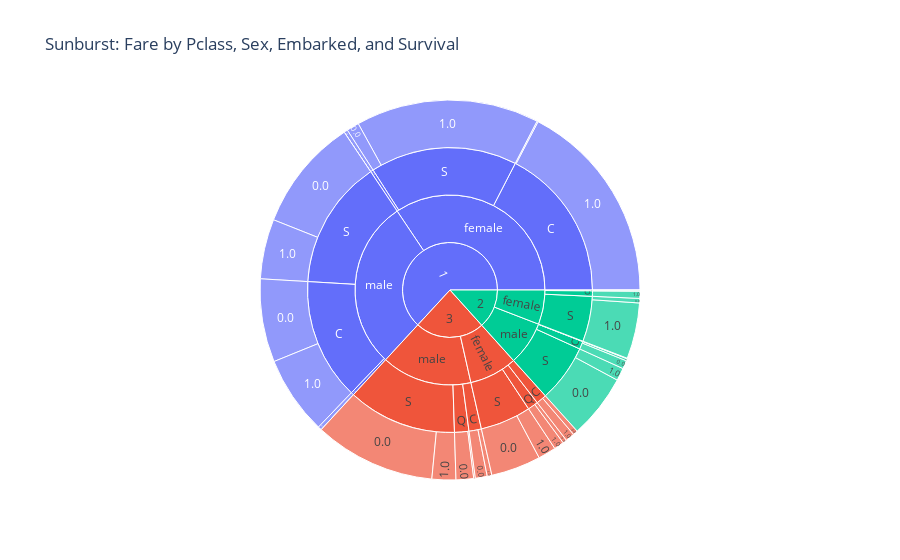

The cell this chart's notebook holds for it:
### Markdown cell above
Sunburst chart

### Code cell
import plotly.express as px
df_no_nan = df.dropna(subset=['Pclass', 'Sex', 'Embarked', 'Survived'])  

fig = px.sunburst(df_no_nan, path=['Pclass', 'Sex', 'Embarked', 'Survived'], values='Fare',
                 title='Sunburst: Fare by Pclass, Sex, Embarked, and Survival')

fig.show()

### Figure 1 — Plotly figure (JSON) as saved in the notebook; plotly's stock layout.template omitted (floating-point values rounded to 4 significant figures)
{"data": [{"branchvalues": "total", "domain": {"x": [0, 1], "y": [0, 1]}, "hovertemplate": "labels=%{label}<br>Fare=%{value}<br>parent=%{parent}<br>id=%{id}<extra></extra>", "ids": ["1/female/C/0.0", "2/female/C/0.0", "3/female/C/0.0", "1/male/C/0.0", "2/male/C/0.0", "3/male/C/0.0", "1/female/Q/0.0", "2/female/Q/0.0", "3/female/Q/0.0", "1/male/Q/0.0", "2/male/Q/0.0", "3/male/Q/0.0", "1/female/S/0.0", "2/female/S/0.0", "3/female/S/0.0", "1/male/S/0.0", "2/male/S/0.0", "3/male/S/0.0", "1/female/C/1.0", "2/female/C/1.0", "3/female/C/1.0", "1/male/C/1.0", "2/male/C/1.0", "3/male/C/1.0", "1/female/Q/1.0", "2/female/Q/1.0", "3/female/Q/1.0", "1/male/Q/1.0", "2/male/Q/1.0", "3/male/Q/1.0", "1/female/S/1.0", "2/female/S/1.0", "3/female/S/1.0", "1/male/S/1.0", "2/male/S/1.0", "3/male/S/1.0", "1/female/C", "2/female/C", "3/female/C", "1/male/C", "2/male/C", "3/male/C", "1/female/Q", "2/female/Q", "3/female/Q", "1/male/Q", "2/male/Q", "3/male/Q", "1/female/S", "2/female/S", "3/female/S", "1/male/S", "2/male/S", "3/male/S", "1/female", "2/female", "3/female", "1/male", "2/male", "3/male", "1", "2", "3"], "labels": ["0.0", "0.0", "0.0", "0.0", "0.0", "0.0", "0.0", "0.0", "0.0", "0.0", "0.0", "0.0", "0.0", "0.0", "0.0", "0.0", "0.0", "0.0", "1.0", "1.0", "1.0", "1.0", "1.0", "1.0", "1.0", "1.0", "1.0", "1.0", "1.0", "1.0", "1.0", "1.0", "1.0", "1.0", "1.0", "1.0", "C", "C", "C", "C", "C", "C", "Q", "Q", "Q", "Q", "Q", "Q", "S", "S", "S", "S", "S", "S", "female", "female", "female", "male", "male", "male", "1", "2", "3"], "name": "", "parents": ["1/female/C", "2/female/C", "3/female/C", "1/male/C", "2/male/C", "3/male/C", "1/female/Q", "2/female/Q", "3/female/Q", "1/male/Q", "2/male/Q", "3/male/Q", "1/female/S", "2/female/S", "3/female/S", "1/male/S", "2/male/S", "3/male/S", "1/female/C", "2/female/C", "3/female/C", "1/male/C", "2/male/C", "3/male/C", "1/female/Q", "2/female/Q", "3/female/Q", "1/male/Q", "2/male/Q", "3/male/Q", "1/female/S", "2/female/S", "3/female/S", "1/male/S", "2/male/S", "3/male/S", "1/female", "2/female", "3/female", "1/male", "2/male", "3/male", "1/female", "2/female", "3/female", "1/male", "2/male", "3/male", "1/female", "2/female", "3/female", "1/male", "2/male", "3/male", "1", "2", "3", "1", "2", "3", "", "", ""], "type": "sunburst", "values": [28.71, 0, 117.2, 2021.0, 203.3, 287.8, 0, 0, 98.14, 90, 12.35, 426.3, 303.1, 109.5, 1208.0, 2732.0, 1558.0, 2947.0, 4944.0, 176.9, 220.8, 1907.0, 50.87, 114.4, 90, 24.7, 242.0, 0, 0, 38.75, 4450.0, 1359.0, 434.7, 1451.0, 307.8, 579.1, 4973.0, 176.9, 338.0, 3929.0, 254.2, 402.1, 90, 24.7, 340.2, 90, 12.35, 465.0, 4753.0, 1468.0, 1643.0, 4183.0, 1866.0, 3526.0, 9816.0, 1670.0, 2321.0, 8202.0, 2132.0, 4394.0, 18020.0, 3802.0, 6715.0]}], "layout": {"legend": {"tracegroupgap": 0}, "title": {"text": "Sunburst: Fare by Pclass, Sex, Embarked, and Survival"}}}
